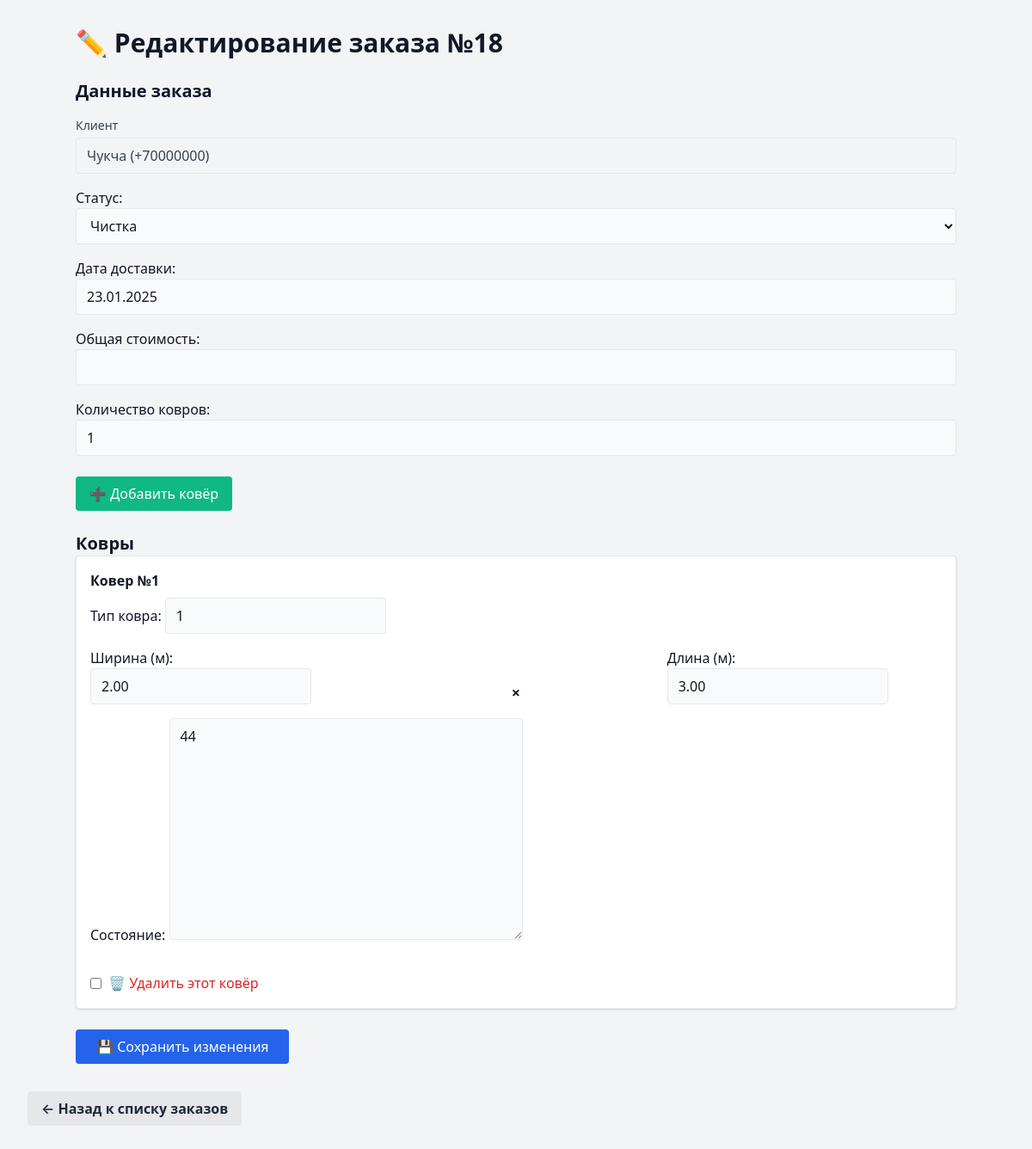
/operator/edit/18/ (signed in), run on the app's committed database.
### orders/models.py (models this page shows, shortened)
class Order(models.Model):
    STATUS_CHOICES = [
        ('Новый', 'Новый'),
        ('Ожидает забор', 'Забрали'),
        ('Оценка', 'Оценка'),
        ('Чистка', 'Чистка'),
        ('Готов к возврату', 'Готов к возврату'),
        ('Доставлен клиенту', 'Доставлен клиенту'),
        ('Завершён', 'Завершён'),
        ('Отменён', 'Отменён'),
        ('Ошибка', 'Ошибка в данных / требует уточнения'),
    ]
    client = models.ForeignKey(
        CustomUser,
        on_delete=models.CASCADE,
        related_name='orders',
        limit_choices_to={'role': 'CLIENT'}
    )
    created_at = models.DateTimeField(auto_now_add=True)
    status = models.CharField(
        max_length=50,
        choices=STATUS_CHOICES,
        default='Новый'
    )
    delivery_date = models.DateField(
        null=True,
        blank=True,
        verbose_name="Дата доставки"
    )
    total_price = models.DecimalField(max_digits=10, decimal_places=2, null=True, blank=True)
    rug_count = models.PositiveIntegerField(default=1, verbose_name="Количество ковров")

### accounts/models.py (models this page shows, shortened)
class CustomUser(AbstractUser):
    ROLE_CHOICES = [
        ('CLIENT', 'Клиент'),
        ('OPERATOR', 'Оператор'),
        ('EVALUATOR', 'Оценщик')
    ]
    role = models.CharField(max_length=10, choices=ROLE_CHOICES)
    full_name = models.CharField(max_length=150, blank=True)
    phone = models.CharField(max_length=20, unique=True)
    address = models.TextField(blank=True)

### orders/views.py (the view)
    def wrapped(request, *args, **kwargs):
        if request.user.role != 'OPERATOR':
            raise PermissionDenied
        return view_func(request, *args, **kwargs)

### orders/views.py
class OrderEditForm(forms.ModelForm):
    class Meta:
        model = Order
        exclude = ['client']
        labels = {
            'status': 'Статус',
            'total_price': 'Общая стоимость',
        }
    def __init__(self, *args, **kwargs):
        super().__init__(*args, **kwargs)
        for field in self.fields.values():
            field.widget.attrs.update({
                'class': 'w-full border rounded px-3 py-2 bg-gray-50 focus:outline-none focus:ring-2 focus:ring-blue-500'
            })

### orders/forms.py
class RugForm(forms.ModelForm):
    class Meta:
        model = Rug
        fields = ['rug_type', 'width', 'length', 'condition_before']
        labels = {
            'rug_type': 'Тип ковра',
            'width': 'Ширина (м)',
            'length': 'Длина (м)',
            'condition_before': 'Состояние',
        }
    def __init__(self, *args, **kwargs):
        super().__init__(*args, **kwargs)
        for field in self.fields.values():
            field.widget.attrs.update({
                'class': 'border rounded px-3 py-2 bg-gray-50 focus:outline-none focus:ring-2 focus:ring-blue-500'
            })

### orders/views.py (called while the page is built)
def only_operators(view_func):
    def wrapped(request, *args, **kwargs):
        if request.user.role != 'OPERATOR':
            raise PermissionDenied
        return view_func(request, *args, **kwargs)
    return wrapped

### templates/orders/edit_order.html (shortened to what this page needs)
<!DOCTYPE html>
<html lang="ru">
<head>
  <link href="https://cdn.jsdelivr.net/npm/tailwindcss@2.2.19/dist/tailwind.min.css" rel="stylesheet">
</head>
<body class="bg-gray-100 text-gray-900 p-8">
  <div class="max-w-5xl mx-auto">
    <h1 class="text-3xl font-bold mb-6">✏️ Редактирование заказа №{{ order.id }}</h1>
    <form method="post">
      <div class="mb-6 space-y-4">
        <h2 class="text-xl font-semibold">Данные заказа</h2>
        <div>
          <label class="block text-sm font-medium text-gray-700 mb-1">Клиент</label>
          <input type="text" value="{{ order.client.full_name }} ({{ order.client.phone }})" readonly
                 class="w-full border rounded px-3 py-2 bg-gray-100 text-gray-700">
        </div>
        {{ form.as_p }}
      </div>
      <div class="mb-6">
        <button type="button" id="addRugBtn" class="bg-green-500 text-white px-4 py-2 rounded hover:bg-green-600">
          ➕ Добавить ковёр
        </button>
      </div>
      <div class="mb-6">
        <h2 class="text-xl font-semibold">Ковры</h2>
        <div id="rugFormContainer">
        {% for rug_form in rug_forms %}
<div class="border p-4 rounded mb-4 bg-white shadow">
  <h3 class="font-semibold mb-2">Ковер №{{ forloop.counter }}</h3>
  <div class="grid grid-cols-3 gap-4 items-end">
    <div class="col-span-3">
      {{ rug_form.rug_type.label_tag }} {{ rug_form.rug_type }}
    </div>
    <div>
      {{ rug_form.width.label_tag }} {{ rug_form.width }}
    </div>
    <div class="text-center font-bold text-lg pt-6">×</div>
    <div>
      {{ rug_form.length.label_tag }} {{ rug_form.length }}
    </div>
    <div class="col-span-3">
      {{ rug_form.condition_before.label_tag }} {{ rug_form.condition_before }}
    </div>
    <div class="col-span-3 mt-4">
      <label class="inline-flex items-center">
        {{ rug_form.DELETE }} <span class="ml-2 text-red-600">🗑️ Удалить этот ковёр</span>
      </label>
    </div>
  </div>
</div>
{% endfor %}
</div>
      </div>
      <button type="submit" class="bg-blue-600 text-white px-6 py-2 rounded hover:bg-blue-700">
        💾 Сохранить изменения
      </button>
    </form>
  </div>
<div class="mt-8">
  <a href="{% url 'operator_order_list' %}" class="inline-block bg-gray-200 hover:bg-gray-300 text-gray-800 font-semibold py-2 px-4 rounded">
    ← Назад к списку заказов
  </a>
</div>
</body>
</html>

### data on the page
Order: id "18", client.full_name "Чукча (+70000000)", status "Чистка", delivery_date "23.01.2025", rug_count "1"

### other printed values
{{ rug_form.rug_type.label_tag }} "Тип ковра:"
{{ rug_form.width.label_tag }} "Ширина (м):"
{{ rug_form.length.label_tag }} "Длина (м):"
{{ rug_form.condition_before.label_tag }} "Состояние:"
